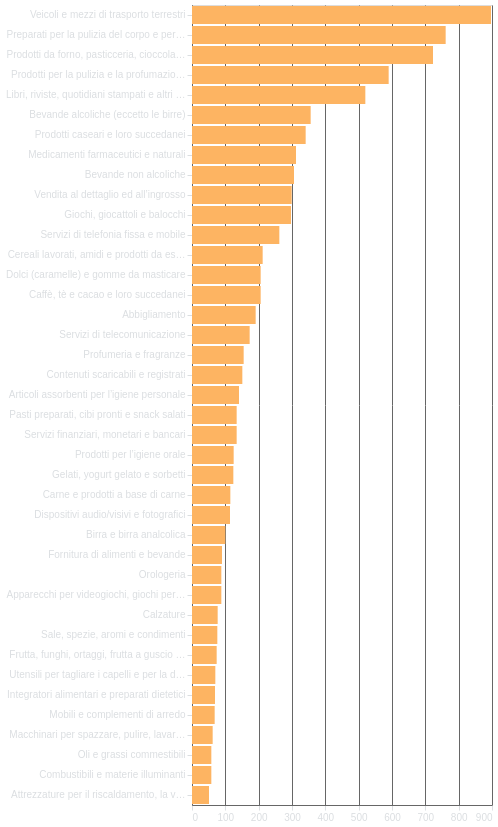

Specify this chart in Vega-Lite:
### Vega-Lite specification from a JSON file in a GitHub repository (floating-point values rounded to 4 significant figures; data arrays with more than 128 entries replaced by an {"elided": "..."} marker saying what was removed)
{"config": {"background": "transparent", "title": {"color": "#DBDEE1", "fontSize": 16}, "axis": {"domainColor": "#666666", "gridColor": "#666666", "tickColor": "#DBDEE1", "titleColor": "#DBDEE1", "labelColor": "#DBDEE1"}, "legend": {"labelColor": "#DBDEE1", "titleColor": "#DBDEE1"}}, "data": {"name": "data-755f40290eadf7f2bf120bd57f69c29c"}, "mark": {"type": "bar", "tooltip": true}, "encoding": {"color": {"value": "#fdb462"}, "tooltip": [{"field": "product_type", "title": "Tipo di prodotto", "type": "nominal"}, {"field": "nice_class_", "title": "Classe di Nizza", "type": "ordinal"}, {"field": "count", "title": "Nº di spot", "type": "quantitative"}], "x": {"field": "count", "title": null, "type": "quantitative"}, "y": {"field": "product_type", "sort": "-x", "title": null, "type": "ordinal"}}, "height": "container", "transform": [{"aggregate": [{"op": "count", "as": "count"}], "groupby": ["product_type", "nice_class"]}, {"window": [{"op": "rank", "field": "count", "as": "rank"}], "sort": [{"field": "count", "order": "descending"}]}, {"filter": "(datum.rank <= 40)"}, {"calculate": "datum.price + ' ' + datum.symbol", "as": "combined_tooltip"}, {"calculate": "datum[\"product_type\"]+\". \"+datum[\"nice_class_title_it\"]", "as": "nice_class_and_name"}, {"calculate": "datum[\"nice_class\"]", "as": "nice_class_"}], "width": "container", "$schema": "https://vega.github.io/schema/vega-lite/v5.17.0.json", "datasets": {"data-755f40290eadf7f2bf120bd57f69c29c": {"elided": "10350 records"}}}
